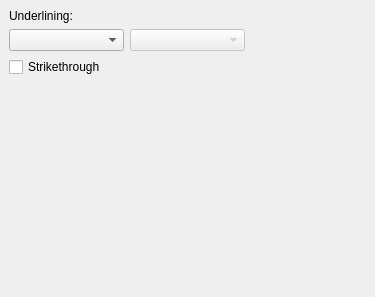
<ui version="4.0" >
 <class>KoHighlightingTab</class>
 <widget class="QWidget" name="KoHighlightingTab" >
  <property name="geometry" >
   <rect>
    <x>0</x>
    <y>0</y>
    <width>375</width>
    <height>297</height>
   </rect>
  </property>
  <layout class="QGridLayout" >
   <property name="margin" >
    <number>9</number>
   </property>
   <property name="spacing" >
    <number>6</number>
   </property>
   <item row="1" column="2" >
    <widget class="KColorButton" native="1" name="underlineColor" >
     <property name="enabled" >
      <bool>false</bool>
     </property>
    </widget>
   </item>
   <item row="2" column="0" >
    <widget class="QCheckBox" name="strikethrough" >
     <property name="text" >
      <string>Strikethrough</string>
     </property>
    </widget>
   </item>
   <item row="3" column="0" >
    <spacer>
     <property name="orientation" >
      <enum>Qt::Vertical</enum>
     </property>
     <property name="sizeType" >
      <enum>QSizePolicy::Expanding</enum>
     </property>
     <property name="sizeHint" >
      <size>
       <width>20</width>
       <height>41</height>
      </size>
     </property>
    </spacer>
   </item>
   <item row="1" column="0" >
    <widget class="KComboBox" name="underlineStyle" />
   </item>
   <item row="1" column="1" >
    <widget class="KComboBox" name="underlineLineStyle" >
     <property name="enabled" >
      <bool>false</bool>
     </property>
    </widget>
   </item>
   <item row="0" column="0" >
    <widget class="QLabel" name="textLabel1" >
     <property name="text" >
      <string>Underlining:</string>
     </property>
     <property name="wordWrap" >
      <bool>false</bool>
     </property>
     <property name="buddy" >
      <cstring>underlineStyle</cstring>
     </property>
    </widget>
   </item>
  </layout>
 </widget>
 <layoutdefault spacing="6" margin="11" />
 <pixmapfunction>qPixmapFromMimeSource</pixmapfunction>
 <customwidgets>
  <customwidget>
   <class>KComboBox</class>
   <extends>QComboBox</extends>
   <header>kcombobox.h</header>
  </customwidget>
  <customwidget>
   <class>KColorButton</class>
   <extends>QWidget</extends>
   <header>kcolorbutton.h</header>
   <container>1</container>
  </customwidget>
 </customwidgets>
 <includes>
  <include location="local" >kcolorbutton.h</include>
  <include location="local" >kcombobox.h</include>
 </includes>
 <resources/>
 <connections/>
</ui>
